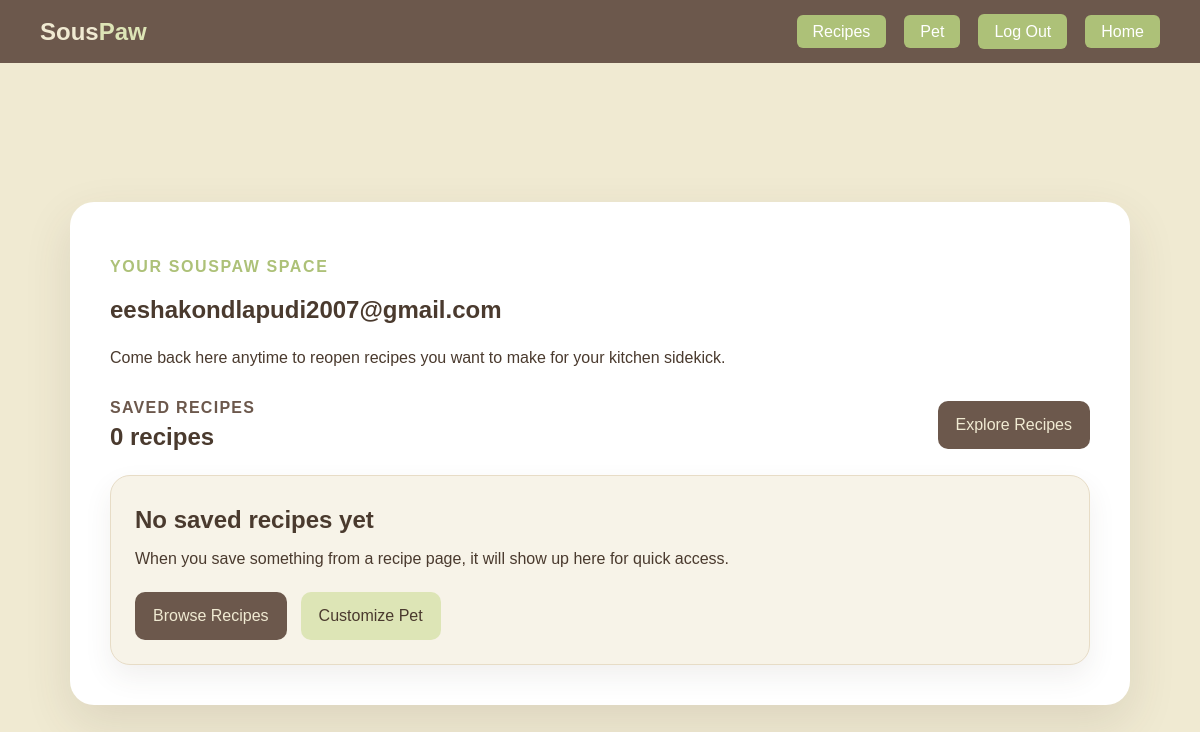
The app's page /profile/ (signed in), older data.
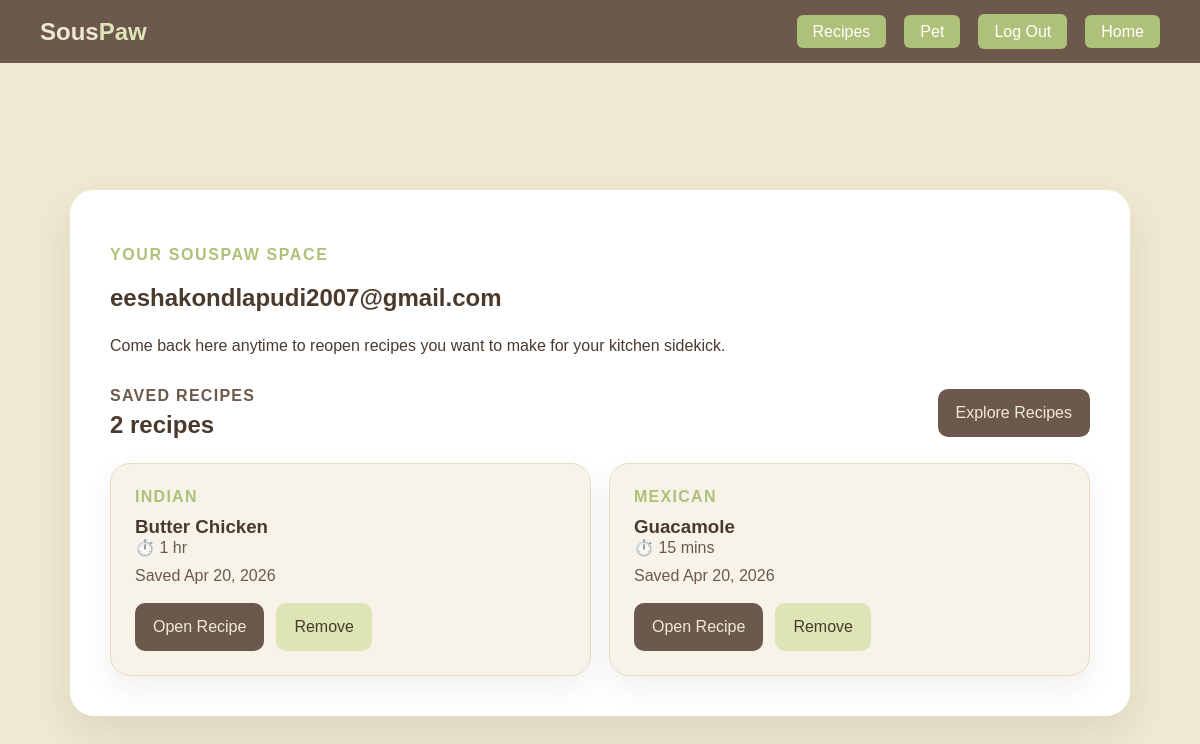
The same page, newer data.
### recipes/models.py (models this page shows, shortened)
class SavedRecipe(models.Model):
    user = models.ForeignKey(User, on_delete=models.CASCADE, related_name="saved_recipes")
    recipe_id = models.CharField(max_length=64)
    recipe_name = models.CharField(max_length=255)
    cuisine = models.CharField(max_length=120, blank=True)
    duration = models.CharField(max_length=120, blank=True)
    created_at = models.DateTimeField(auto_now_add=True)
    class Meta:
        constraints = [
            models.UniqueConstraint(fields=["user", "recipe_id"], name="unique_saved_recipe")
        ]
        ordering = ["-created_at"]

### recipes/views.py (the view)
# urls.py: path("profile/", views.profile_view, name="profile"),
@login_required
def profile_view(request):
    return render(
        request,
        "profile.html",
        {
            "saved_recipes": request.user.saved_recipes.all(),
            "is_admin": _is_admin(request.user),
        },
    )

### recipes/views.py (called while the page is built)
def _is_admin(user):
    return user.is_authenticated and (user.is_staff or user.is_superuser)

### recipes/templates/profile.html (shortened to what this page needs)
{% load static %}
<!DOCTYPE html>
<html lang="en">
<head>
  <link rel="stylesheet" href="{% static 'recipes/profile.css' %}">
</head>
<body>
  <nav class="navbar">
    <a href="{% url 'home' %}" class="navbar-brand">Sous<span>Paw</span></a>
    <ul class="navbar-links">
      <li><a href="{% url 'search' %}" class="navbar-cta">Recipes</a></li>
      <li><a href="{% url 'pet_customizer' %}" class="navbar-cta">Pet</a></li>
      <li>
        <form method="post" action="{% url 'logout' %}" class="nav-form">
          <button type="submit" class="nav-button navbar-cta">Log Out</button>
        </form>
      </li>
      <li><a href="{% url 'home' %}" class="navbar-cta">Home</a></li>
    </ul>
  </nav>
  <main class="profile-shell">
    <section class="profile-card">
      <p class="eyebrow">Your SousPaw Space</p>
      <h1>{{ request.user.email }}</h1>
      <p class="lead">Come back here anytime to reopen recipes you want to make for your kitchen sidekick.</p>
      <section class="saved-section">
        <div class="section-header">
          <div>
            <p class="section-label">Saved Recipes</p>
            <h2>{{ saved_recipes|length }} recipe{{ saved_recipes|length|pluralize }}</h2>
          </div>
          <a href="{% url 'search' %}" class="primary-btn">Explore Recipes</a>
        </div>
        {% if saved_recipes %}
          <div class="saved-grid">
            {% for recipe in saved_recipes %}
              <article class="saved-card">
                <p class="saved-tag">{{ recipe.cuisine|default:"Pet Recipe" }}</p>
                <h3>{{ recipe.recipe_name }}</h3>
                <p class="saved-time">⏱️ {{ recipe.duration|default:"Time not listed" }}</p>
                <p class="saved-date">Saved {{ recipe.created_at|date:"M j, Y" }}</p>
                <div class="saved-actions">
                  <a href="{% url 'recipe_detail' recipe.recipe_id %}" class="primary-btn">Open Recipe</a>
                  <form method="post" action="{% url 'toggle_saved_recipe' recipe.recipe_id %}">
                    <button type="submit" class="secondary-btn">Remove</button>
                  </form>
                </div>
              </article>
            {% endfor %}
          </div>
        {% else %}
          <div class="empty-state">
            <h2>No saved recipes yet</h2>
            <p>When you save something from a recipe page, it will show up here for quick access.</p>
            <div class="action-row">
              <a href="{% url 'search' %}" class="primary-btn">Browse Recipes</a>
              <a href="{% url 'pet_customizer' %}" class="secondary-btn">Customize Pet</a>
            </div>
          </div>
        {% endif %}
      </section>
    </section>
  </main>
</body>
</html>

### recipes/static/recipes/profile.css (style rules this page uses)
body { font-family: Arial, sans-serif; background: #f0ead2; color: #4a3a2e; margin: 0; }
.navbar { background-color: #6c584c; padding: 14px 40px; display: flex; align-items: center; justify-content: space-between; }
.navbar-brand { font-size: 1.5rem; font-weight: bold; color: #f0ead2; text-decoration: none; }
.navbar-brand span { color: #dde5b6; }
.navbar-links { list-style: none; display: flex; gap: 18px; align-items: center; margin: 0; padding: 0; }
.navbar-links a { color: #f0ead2; text-decoration: none; }
.navbar-cta { background-color: #ADC178; color: white !important; padding: 8px 16px; border-radius: 6px; transition: background-color 0.2s; }
.nav-form { margin: 0; display: flex; }
.nav-button { background-color: #ADC178; color: white; padding: 8px 16px; border-radius: 6px; border: none; cursor: pointer; font: inherit; line-height: 1.2; appearance: none; -webkit-appearance: none; transition: background-color 0.2s; }
.profile-shell { min-height: calc(100vh - 68px); display: grid; place-items: center; padding: 24px; }
.profile-card { width: min(980px, 100%); background: white; border-radius: 24px; padding: 40px; box-shadow: 0 18px 48px rgba(74, 58, 46, 0.12); }
.eyebrow { text-transform: uppercase; letter-spacing: 0.1em; color: #adc178; font-weight: bold; }
.lead { line-height: 1.7; }
.saved-section { margin-top: 28px; }
.section-header { display: flex; justify-content: space-between; align-items: center; gap: 16px; flex-wrap: wrap; margin-bottom: 24px; }
.section-label { margin: 0; color: #6c584c; font-weight: bold; text-transform: uppercase; letter-spacing: 0.08em; }
.section-header h2, .empty-state h2, .saved-card h3 { margin: 6px 0 0; }
.saved-grid { display: grid; grid-template-columns: repeat(auto-fit, minmax(240px, 1fr)); gap: 18px; margin-top: 24px; }
.saved-card, .empty-state { background: #f7f3e8; border: 1px solid #e7dcc6; border-radius: 20px; padding: 24px; box-shadow: 0 12px 28px rgba(74, 58, 46, 0.08); }
.saved-tag, .saved-time, .saved-date { margin: 0 0 10px; }
.saved-tag { color: #adc178; font-weight: bold; text-transform: uppercase; letter-spacing: 0.08em; }
.saved-time, .saved-date { color: #6c584c; }
.saved-actions { display: flex; gap: 12px; flex-wrap: wrap; margin-top: 18px; align-items: center; }
.saved-actions form { margin: 0; }
.primary-btn, .secondary-btn, .saved-actions button { display: inline-flex; align-items: center; justify-content: center; padding: 12px 18px; border-radius: 10px; font-weight: bold; font: inherit; text-decoration: none; border: none; cursor: pointer; min-height: 48px; box-sizing: border-box; }
.primary-btn { background: #6c584c; color: #f0ead2; }
.secondary-btn { background: #dde5b6; color: #4a3a2e; }

Row changes from the older to the newer data that the page shows:
added SavedRecipe: cuisine "INDIAN", recipe_name "Butter Chicken", duration "1 hr", created_at "Apr 20, 2026"
added SavedRecipe: cuisine "MEXICAN", recipe_name "Guacamole", duration "15 mins", created_at "Apr 20, 2026"
Text that changed along with them:
{{ saved_recipes|length }}: "0" → "2"
text no longer shown: "No saved recipes yet When you save something from a recipe page, it will show up here for quick access. Browse Recipes Customize Pet"
